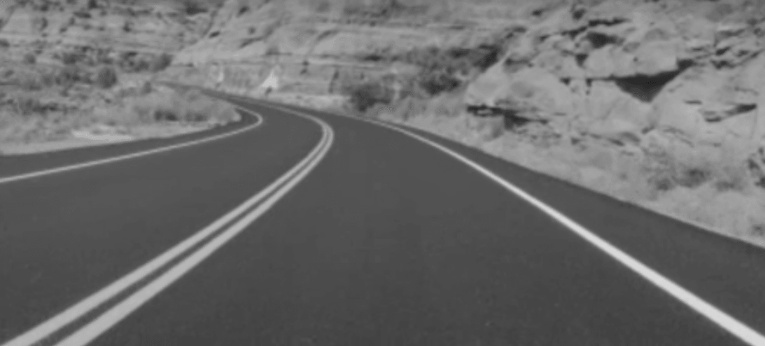
#> input picture road_lanes.png, 765 x 346 px
$ jupyter execute Thresholding.ipynb
#> lines starting #> are read from the running program, lines starting #| are printed output that depends on the picture; after the words box and inside, x2 and y2 are one past the last pixel; in counts of white or black regions, pixels touching at a corner belong together
# Ex. No: 08
## THRESHOLDING

**Name :** MITHUN KUMAR G   **Reg. No :** 212224230160    **Slot No :** T2-J6

*Global Thresholding*

[cell 1]
# Import
import cv2
import matplotlib.pyplot as plt

[cell 2]
# Read the image using OpenCV
image = cv2.imread("road_lanes.png")
#> image is the input picture: shape (346, 765, 3); min 27, max 220, mean 107.5
# Convert to grayscale
gray = cv2.cvtColor(image, cv2.COLOR_BGR2GRAY)

[cell 3]
# Apply Global Thresholding
ret, thresh = cv2.threshold(gray, 127, 255, cv2.THRESH_BINARY)
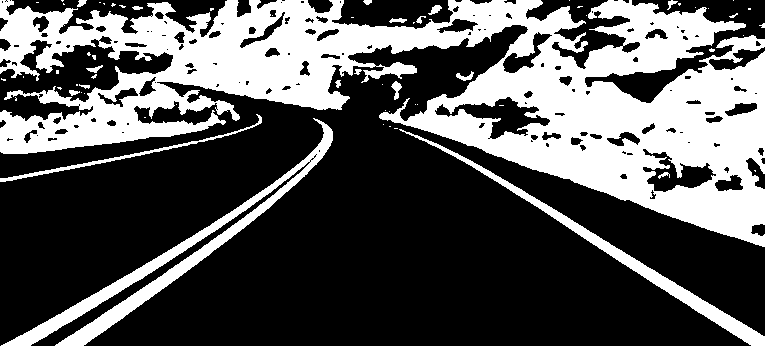
#> thresh: shape (346, 765); 34.3% white; 66 white regions (47 under 20 px), largest, box (x1, y1, x2, y2) and area: (0, 0, 765, 247) 78227, (1, 118, 333, 346) 7117, (399, 129, 765, 346) 3740

[cell 4]
# Display the image using Matplotlib
plt.figure(figsize=(10,5))

plt.subplot(1,2,1)
plt.imshow(gray, cmap='gray')
plt.title("Grayscale Image")
plt.axis("off")

plt.subplot(1,2,2)
plt.imshow(thresh, cmap='gray')
plt.title("Global Thresholding")
plt.axis("off")

plt.show()
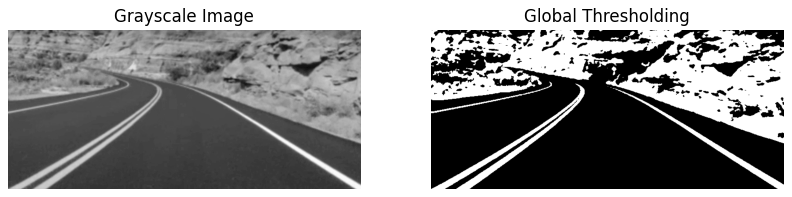
#> figure drawn by matplotlib, 2 panels

*Adaptive Thresholding*

[cell 5]
# Apply Adaptive Thresholding
adaptive = cv2.adaptiveThreshold(gray,255,cv2.ADAPTIVE_THRESH_GAUSSIAN_C,cv2.THRESH_BINARY,11,2)
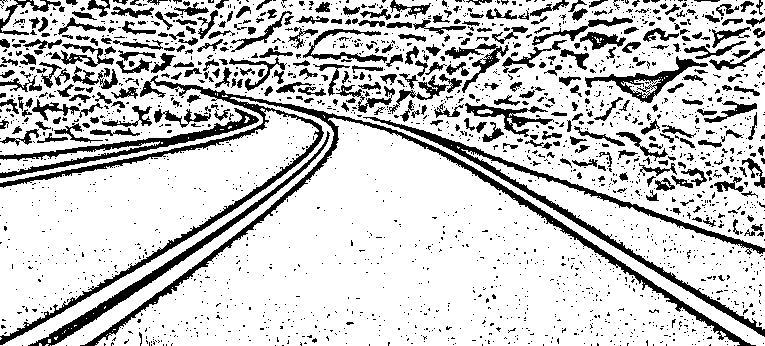
#> adaptive: shape (346, 765); 79.2% white; 2082 black regions (1734 under 20 px), largest, box (x1, y1, x2, y2) and area: (0, 75, 756, 346) 9420, (363, 117, 765, 337) 4210, (28, 131, 330, 346) 2480

[cell 6]
# Display images
plt.figure(figsize=(10,5))

plt.subplot(1,2,1)
plt.imshow(gray, cmap='gray')
plt.title("Grayscale Image")
plt.axis("off")

plt.subplot(1,2,2)
plt.imshow(adaptive, cmap='gray')
plt.title("Adaptive Thresholding")
plt.axis("off")

plt.show()
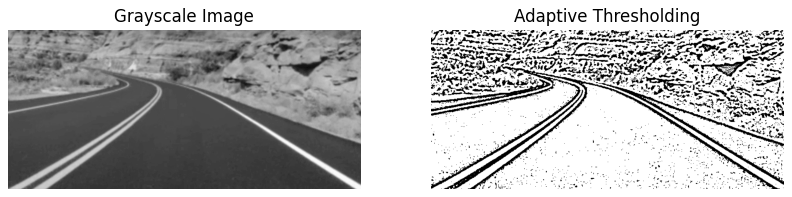
#> figure drawn by matplotlib, 2 panels

*Otsu’s Thresholding*

[cell 7]
# Apply Otsu Thresholding
ret, otsu = cv2.threshold(gray,0,255,cv2.THRESH_BINARY + cv2.THRESH_OTSU)
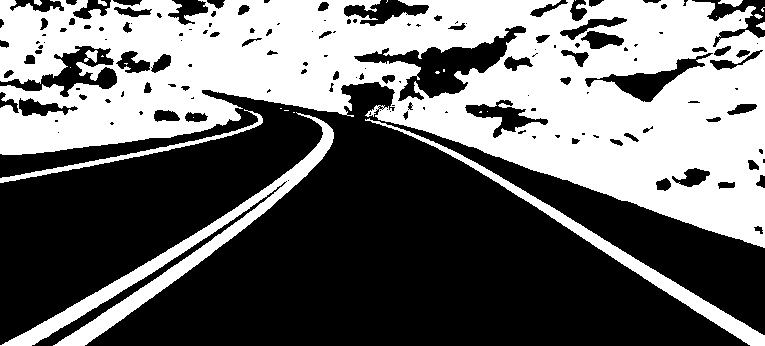
#> otsu: shape (346, 765); 42.3% white; 25 white regions (15 under 20 px), largest, box (x1, y1, x2, y2) and area: (0, 0, 765, 248) 97921, (0, 112, 334, 346) 8132, (365, 118, 765, 346) 4303
#> ret = 112

[cell 8]
# Display images
plt.figure(figsize=(10,5))

plt.subplot(1,2,1)
plt.imshow(gray, cmap='gray')
plt.title("Grayscale Image")
plt.axis("off")

plt.subplot(1,2,2)
plt.imshow(otsu, cmap='gray')
plt.title("Otsu Thresholding")
plt.axis("off")

plt.show()
